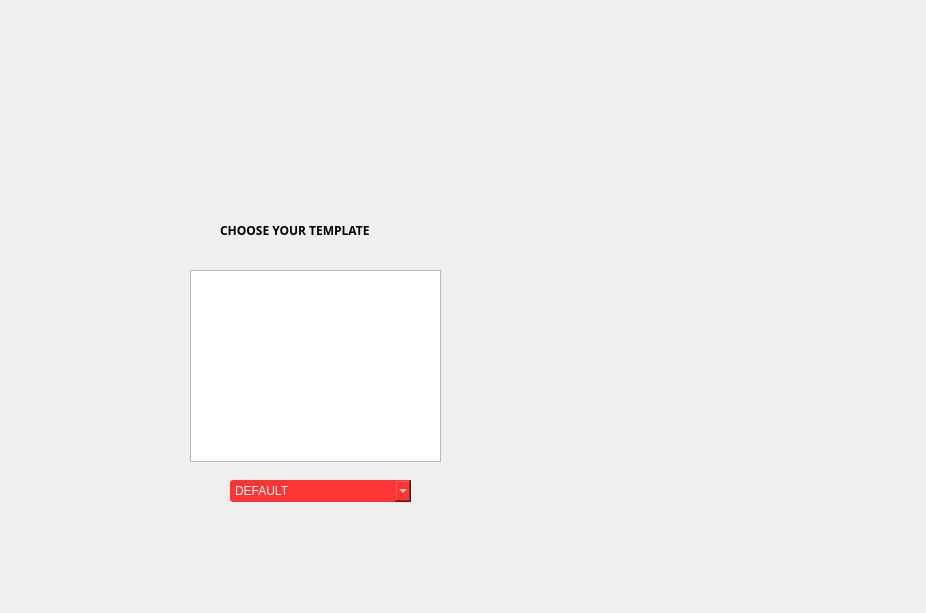
<?xml version="1.0" encoding="UTF-8"?>
<ui version="4.0">
 <class>selectTemplate</class>
 <widget class="QWidget" name="selectTemplate">
  <property name="geometry">
   <rect>
    <x>0</x>
    <y>0</y>
    <width>926</width>
    <height>613</height>
   </rect>
  </property>
  <property name="windowTitle">
   <string>Form</string>
  </property>
  <widget class="QLabel" name="label">
   <property name="geometry">
    <rect>
     <x>220</x>
     <y>210</y>
     <width>191</width>
     <height>41</height>
    </rect>
   </property>
   <property name="font">
    <font>
     <family>Nevis</family>
     <weight>75</weight>
     <bold>true</bold>
    </font>
   </property>
   <property name="text">
    <string>CHOOSE YOUR TEMPLATE</string>
   </property>
  </widget>
  <widget class="QGraphicsView" name="graphicsView">
   <property name="geometry">
    <rect>
     <x>190</x>
     <y>270</y>
     <width>251</width>
     <height>192</height>
    </rect>
   </property>
  </widget>
  <widget class="QComboBox" name="comboBox">
   <property name="geometry">
    <rect>
     <x>230</x>
     <y>480</y>
     <width>181</width>
     <height>22</height>
    </rect>
   </property>
   <property name="styleSheet">
    <string notr="true">background-color:#ff3535;
font: 75 8pt &quot;Nevis&quot;;
color:white;
border-radius: 3px;</string>
   </property>
   <item>
    <property name="text">
     <string>DEFAULT</string>
    </property>
   </item>
  </widget>
 </widget>
 <resources/>
 <connections/>
</ui>
